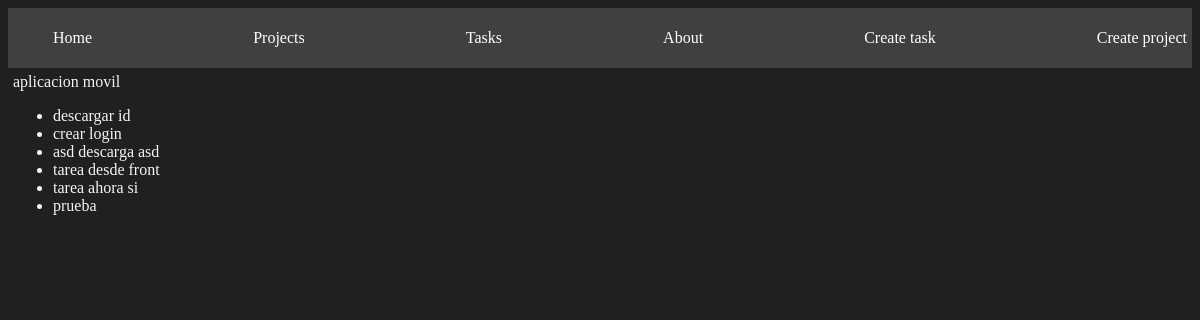
The page /project-detail/1 on the database its author committed.
### index/models.py (models this page shows, shortened)
class Project(models.Model):
    name = models.CharField(max_length=200)
    def __str__(self):
        return self.name

class Task(models.Model):
    title = models.CharField(max_length=200)
    description = models.TextField()
    project = models.ForeignKey(Project, on_delete=models.CASCADE)
    done = models.BooleanField(default=False)

### index/views.py (the view)
# urls.py: path('project-detail/<int:id>', views.project_detail, name="project-detail")
def project_detail(request, id):
    project = get_object_or_404(Project, id=id)
    tasks = Task.objects.filter(project_id=id)
    return render(request, "projects/project.html", {
        "project": project,
        "tasks": tasks
    })

### index/templates/projects/project.html
{% extends "layouts/base.html" %}
{% block content %}
{{project}}
<ul>
    {% for task in tasks %}
    <li>
        {{task.title}}
    </li>
    {% endfor %}
</ul>
{% endblock %}

### index/static/styles.css (style rules this page uses)
body { background-color: #202020; color: whitesmoke }

### rows shown on the page
Project: name "aplicacion movil"
Task: title "descargar id"
Task: title "crear login"
Task: title "asd descarga asd"
Task: title "tarea desde front"
Task: title "tarea ahora si"
Task: title "prueba"
